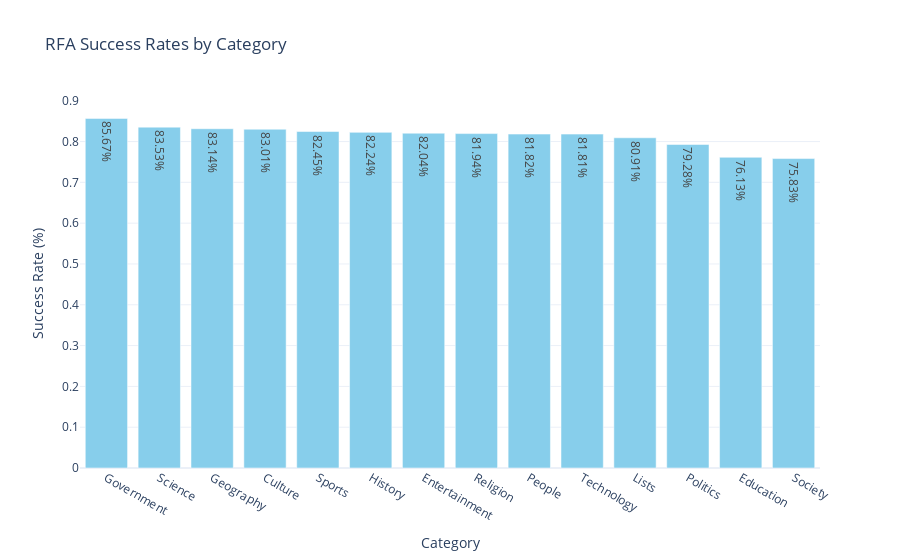

Notebook source saved alongside this figure:
### Markdown cell above
## Table
 We tried to test the null hypothesis that tolerance rate is the same whether they are in the same/different category, p-values are on the last collumn.

### Code cell
# Call the function with the success_data DataFrame
success_failure_df = analyze_success_failure(df_vote, title="Success and Failure Analysis by Category")
analyze_and_plot_success_rates(success_failure_df,title="RFA Success Rates by Category")

### Figure 1 — Plotly figure (JSON) as saved in the notebook; plotly's stock layout.template omitted (floating-point values rounded to 4 significant figures)
{"data": [{"alignmentgroup": "True", "hovertemplate": "SRC_Category=%{x}<br>Success Rate (%)=%{y}<br>text=%{text}<extra></extra>", "legendgroup": "", "marker": {"color": "skyblue", "pattern": {"shape": ""}}, "name": "", "offsetgroup": "", "orientation": "v", "showlegend": false, "text": ["85.67%", "83.53%", "83.14%", "83.01%", "82.45%", "82.24%", "82.04%", "81.94%", "81.82%", "81.81%", "80.91%", "79.28%", "76.13%", "75.83%"], "textposition": "auto", "type": "bar", "x": ["Government", "Science", "Geography", "Culture", "Sports", "History", "Entertainment", "Religion", "People", "Technology", "Lists", "Politics", "Education", "Society"], "xaxis": "x", "y": [0.8567, 0.8353, 0.8314, 0.8301, 0.8245, 0.8224, 0.8204, 0.8194, 0.8182, 0.8181, 0.8091, 0.7928, 0.7613, 0.7583], "yaxis": "y"}], "layout": {"barmode": "relative", "legend": {"tracegroupgap": 0}, "title": {"text": "RFA Success Rates by Category"}, "xaxis": {"anchor": "y", "domain": [0, 1], "title": {"text": "Category"}}, "yaxis": {"anchor": "x", "domain": [0, 1], "title": {"text": "Success Rate (%)"}}}}
